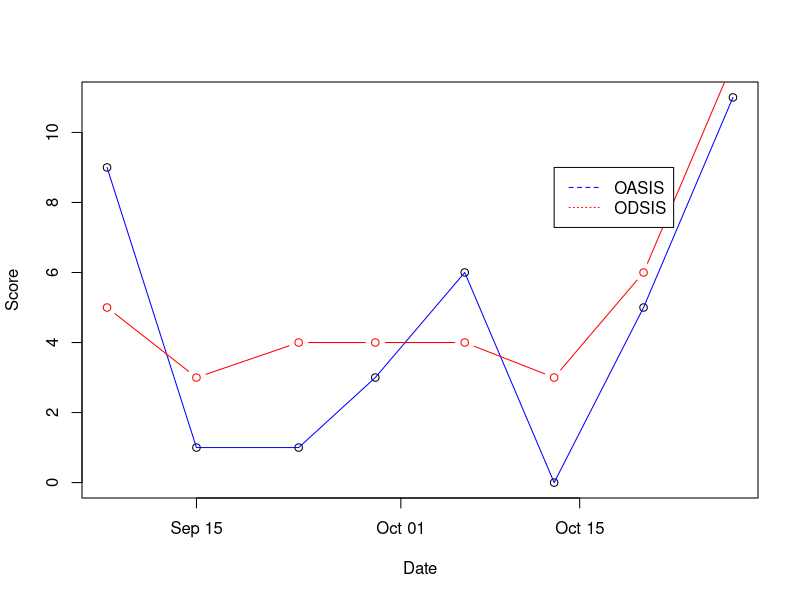

The R source for this figure:
#----OASIS/ODSIS self-evaluation----#
rm(list = ls())
d <- data.frame()
d <- rbind(c("2020-09-08", 9, 5),
           c("2020-09-15", 1, 3),
           c("2020-09-23", 1, 4),
           c("2020-09-29", 3, 4),
           c("2020-10-06", 6, 4),
           c("2020-10-13", 0, 3),
           c("2020-10-20", 5, 6),
           c("2020-10-27", 11, 12),
           d
           )
colnames(d) <- c("date", "OASIS", "ODSIS")
d$date <- as.Date(d$date)
d[,c("OASIS", "ODSIS")] <- sapply(d[,c("OASIS", "ODSIS")], as.numeric)

plot(d$date, d$OASIS,
     xlab = "Date", ylab = "Score")
lines(d$date, d$OASIS, col="blue")
lines(d$date, d$ODSIS, col="red", type = "b")
legend(d$date[nrow(d)-2], 9 , legend = c("OASIS", "ODSIS"), col = c("blue", "red"), lty = 2:3)

